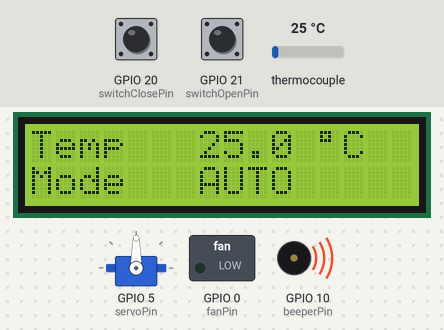
A program run on a simulated ESP32-C3. Parts: servo, 16×2 character LCD, switched loads named in the program (green lamp = pin HIGH), buzzer (waves = sounding, pin HIGH). The inputs (shaded band) are chosen by the test bench; at power-on: GPIO 20 (switchClosePin) HIGH, GPIO 21 (switchOpenPin) HIGH, thermocouple 25 °C. What the program prints to the serial monitor is not drawn.

Above: at 1.7 s.
1.8 s: GPIO 20 (switchClosePin) pulled LOW for 1 s
At 2.7 s:
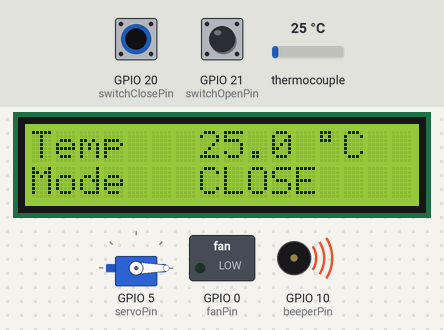
6.9 s: GPIO 21 (switchOpenPin) pulled LOW for 0.15 s
At 7.5 s:
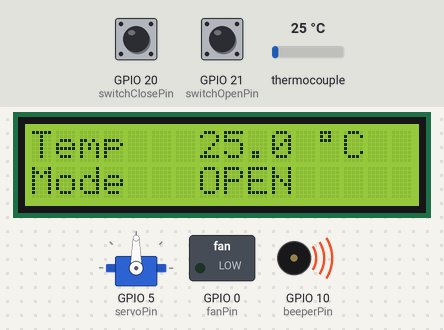
9.1 s: thermocouple set to 75 °C
At 10.4 s:
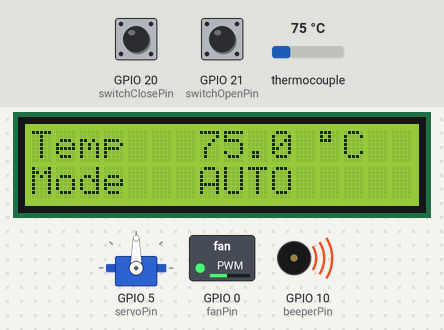
11.1 s: thermocouple set to 150 °C
At 12.0 s:
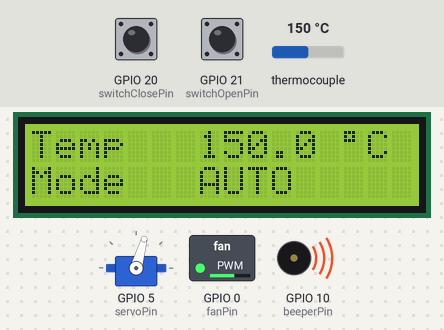
13.1 s: GPIO 21 (switchOpenPin) pulled LOW for 1 s
At 14.0 s:
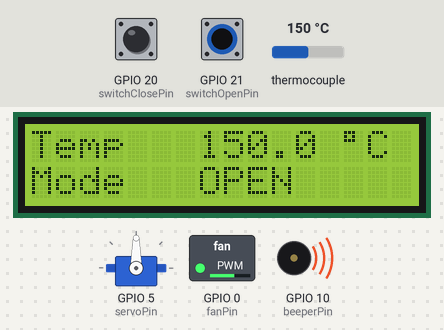
16.1 s: GPIO 20 (switchClosePin) pulled LOW for 3.2 s
At 16.9 s:
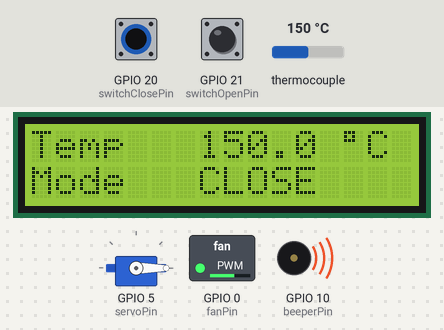
Timing chart, 0 to 20.9 s (numbered marks = the images above; inputs shaded):
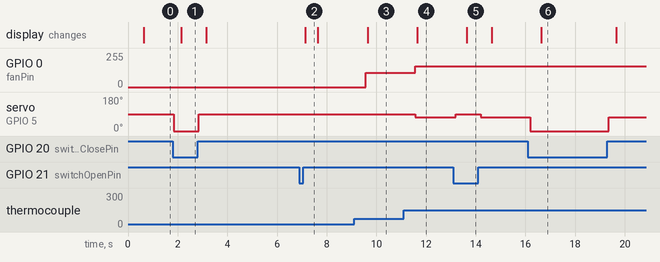

Measured:
- after the input at 1.8 s, servo on GPIO 5 (servoPin): 90° → 0° after 0.05 s, → 90° 1.0 s later; the display: changes after 0.35 s (image 1)
- after the input at 6.9 s, the display: changes after 0.24 s (image 2)
- after the input at 9.1 s, GPIO 0 (fanPin): 0/255 → 107/255 after 0.46 s; the display: changes after 0.54 s (image 3)
- after the input at 11.1 s, GPIO 0 (fanPin): 107/255 → 155/255 after 0.47 s; servo on GPIO 5 (servoPin): 90° → 74° after 0.47 s; the display: changes after 0.54 s (image 4)
- after the input at 13.1 s, servo on GPIO 5 (servoPin): 74° → 90° after 0.09 s, → 74° 1.0 s later; the display: changes after 0.54 s (image 5)
- after the input at 16.1 s, servo on GPIO 5 (servoPin): 74° → 0° after 0.09 s, → 74° 3.2 s later; the display: changes after 0.54 s (image 6)
- what the display in image 2 shows lasts 0.5 s, from 7.1 s to 7.6 s

The program:

main.cpp
```cpp
#include <Arduino.h>
#include <Wire.h>
#include <max6675.h>
#include <ESP32Servo.h>
#include <DIYables_LCD_I2C.h>

// Pins
static const int fanPin = 0;           // DRV8871 IN1
static const int thermoSO = 1;
static const int thermoCS = 3;
static const int thermoSCK = 4;
static const int servoPin = 5;         // via level shifter
static const int lcdSDA = 6;           // via level shifter
static const int lcdSCL = 7;           // via level shifter
static const int beeperPin = 10;       // via level shifter, beeps when LOW
static const int switchClosePin = 20;  // LOW when the switch is in "close"
static const int switchOpenPin = 21;   // LOW when the switch is in "open", 1 kOhm in series

// Servo angles for fully closed and fully open
static const int servoClosedAngle = 0;
static const int servoOpenAngle = 90;

// Auto mode: servo fully open below 100 C, fully closed above 400 C
static const float servoOpenTemp = 100;
static const float servoCloseTemp = 400;
// Fan off below 50 C, full speed at 300 C
static const float fanStartTemp = 50;
static const float fanFullTemp = 300;
// The motor doesn't start below this PWM duty, so once the fan is on it runs at fanMinDuty-100 %
static const float fanMinDuty = 35;
// Beep while the servo is fully open and the temperature has dropped by at least
// dropThreshold C over the last DROP_WINDOW seconds
static const int DROP_WINDOW = 300;
static const float dropThreshold = 10;

enum Mode { MODE_CLOSE, MODE_AUTO, MODE_OPEN };
static const char *MODE_NAMES[] = {"CLOSE", "AUTO", "OPEN"};

MAX6675 thermocouple(thermoSCK, thermoCS, thermoSO);
Servo servo1;
ESP32PWM fanPwm;
DIYables_LCD_I2C *lcd = nullptr;

float temperature = NAN;
Mode mode = MODE_AUTO;
int servoPercent = 100;  // 0 = closed, 100 = open
int fanPercent = 0;

unsigned long lastTempRead = 0;

// Readings from the last DROP_WINDOW seconds, one per second
float tempHistory[DROP_WINDOW];
int tempHistoryCount = 0;
int tempHistoryIndex = 0;
unsigned long lastDisplayUpdate = 0;

Mode pendingMode = MODE_AUTO;
unsigned long pendingModeSince = 0;

// Where t sits between t0 and t1, as 0.0-1.0
float ramp(float t, float t0, float t1) {
  return constrain((t - t0) / (t1 - t0), 0.0f, 1.0f);
}

Mode readSwitch() {
  if (digitalRead(switchClosePin) == LOW) return MODE_CLOSE;
  if (digitalRead(switchOpenPin) == LOW) return MODE_OPEN;
  return MODE_AUTO;
}

// Recalculates servo and fan from the mode and temperature; keeps the last values on a sensor error
void updateOutputs() {
  if (mode == MODE_CLOSE) {
    servoPercent = 0;
  } else if (mode == MODE_OPEN) {
    servoPercent = 100;
  } else if (!isnan(temperature)) {
    servoPercent = lroundf(100 * (1 - ramp(temperature, servoOpenTemp, servoCloseTemp)));
  }
  servo1.write(servoClosedAngle + (servoOpenAngle - servoClosedAngle) * servoPercent / 100);

  if (!isnan(temperature)) {
    float speed = ramp(temperature, fanStartTemp, fanFullTemp);
    fanPercent = speed == 0 ? 0 : lroundf(fanMinDuty + (100 - fanMinDuty) * speed);
  }
  fanPwm.writeScaled(fanPercent / 100.0);
}

// Stores the reading and returns true if it is dropThreshold lower than DROP_WINDOW seconds ago
bool recordTemperature(float t) {
  float oldest = tempHistory[tempHistoryIndex];  // the slot about to be overwritten
  bool full = tempHistoryCount == DROP_WINDOW;
  tempHistory[tempHistoryIndex] = t;
  tempHistoryIndex = (tempHistoryIndex + 1) % DROP_WINDOW;
  if (!full) tempHistoryCount++;
  return full && oldest - t >= dropThreshold;
}

bool temperatureDropping = false;

// Beeps 0.5 s on / 0.5 s off while needed
void updateBeeper() {
  bool sensorError = isnan(temperature);
  bool openAndDropping = servoPercent == 100 && temperatureDropping;
  bool on = (sensorError || openAndDropping) && (millis() / 500) % 2 == 0;
  digitalWrite(beeperPin, on ? LOW : HIGH);
}

void printLine(int row, const String &text) {
  lcd->setCursor(0, row);
  lcd->print(text);
  for (int i = text.length(); i < 20; i++) lcd->print(' ');
}

// 20x4 display: temperature, servo, fan and mode on separate rows
void updateDisplay() {
  if (lcd == nullptr) return;
  printLine(0, isnan(temperature) ? String("Temp   Sensor error") : "Temp   " + String(temperature, 1) + " \xDF" "C");
  printLine(1, "Servo  " + String(servoPercent) + " % open");
  printLine(2, "Fan    " + String(fanPercent) + " %");
  bool fireLow = servoPercent == 100 && temperatureDropping;
  printLine(3, String("Mode   ") + MODE_NAMES[mode] + (fireLow ? "  FIRE LOW" : ""));
}

// The I2C adapter is at 0x27 or 0x3F depending on the manufacturer
void setupDisplay() {
  Wire.setPins(lcdSDA, lcdSCL);
  Wire.begin();
  for (uint8_t addr : {0x27, 0x3F}) {
    Wire.beginTransmission(addr);
    if (Wire.endTransmission() == 0) {
      Serial.printf("LCD found at 0x%02X\n", addr);
      lcd = new DIYables_LCD_I2C(addr, 20, 4);
      lcd->init();
      lcd->backlight();
      return;
    }
  }
  Serial.println("LCD not found, running without display");
}

void setup() {
  Serial.begin(115200);
  Serial.println("Fireplace regulator starts");

  // Set HIGH before enabling the output so the beeper doesn't click on boot
  digitalWrite(beeperPin, HIGH);
  pinMode(beeperPin, OUTPUT);

  pinMode(switchClosePin, INPUT_PULLUP);
  pinMode(switchOpenPin, INPUT_PULLUP);
  mode = pendingMode = readSwitch();

  servo1.attach(servoPin);
  fanPwm.attachPin(fanPin, 20000, 10);
  fanPwm.writeScaled(0);

  setupDisplay();

  // Give the MAX6675 time to stabilize before the first read
  delay(500);
}

void loop() {
  // Debounce the switch: accept a new position once it is stable for 50 ms
  Mode current = readSwitch();
  if (current != pendingMode) {
    pendingMode = current;
    pendingModeSince = millis();
  } else if (current != mode && millis() - pendingModeSince >= 50) {
    mode = current;
    Serial.printf("Mode: %s\n", MODE_NAMES[mode]);
    updateOutputs();
  }

  // The MAX6675 needs at least 250 ms between reads
  if (lastTempRead == 0 || millis() - lastTempRead >= 1000) {
    lastTempRead = millis();
    temperature = thermocouple.readCelsius();
    temperatureDropping = recordTemperature(temperature);
    updateOutputs();
    Serial.printf("temperature %.2f C, mode %s, servo %d %%, fan %d %%%s\n",
                  temperature, MODE_NAMES[mode], servoPercent, fanPercent,
                  temperatureDropping ? ", dropping" : "");
  }

  if (millis() - lastDisplayUpdate >= 500) {
    lastDisplayUpdate = millis();
    updateDisplay();
  }

  updateBeeper();
}
```
